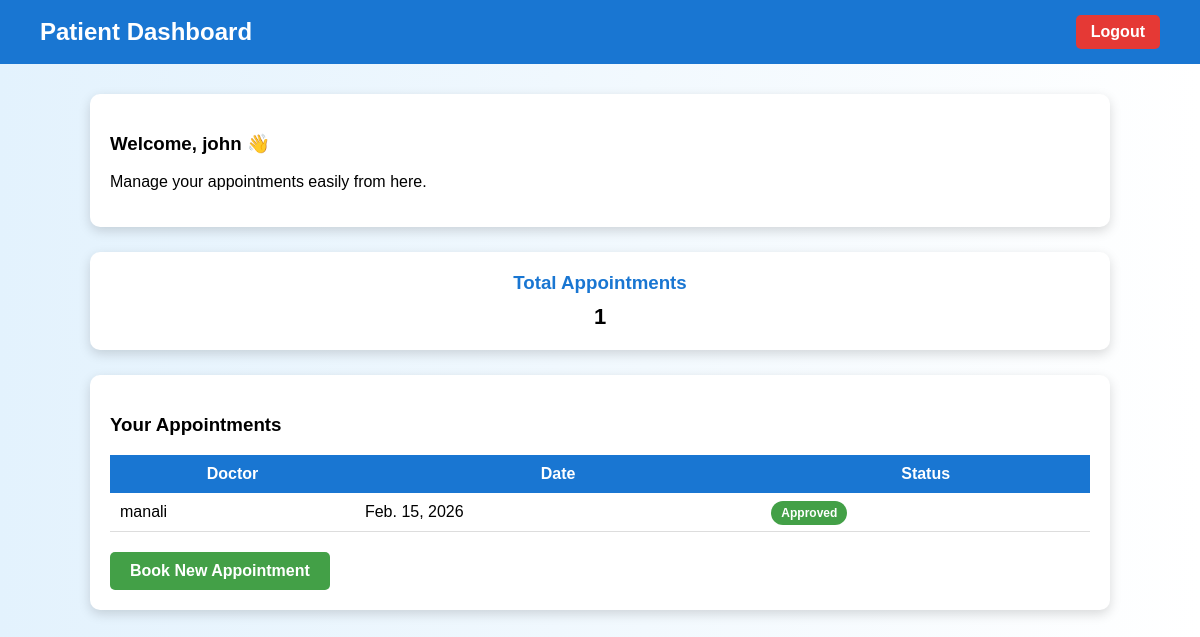
/dashboard/ (signed in), run on an earlier commit of the app's database.
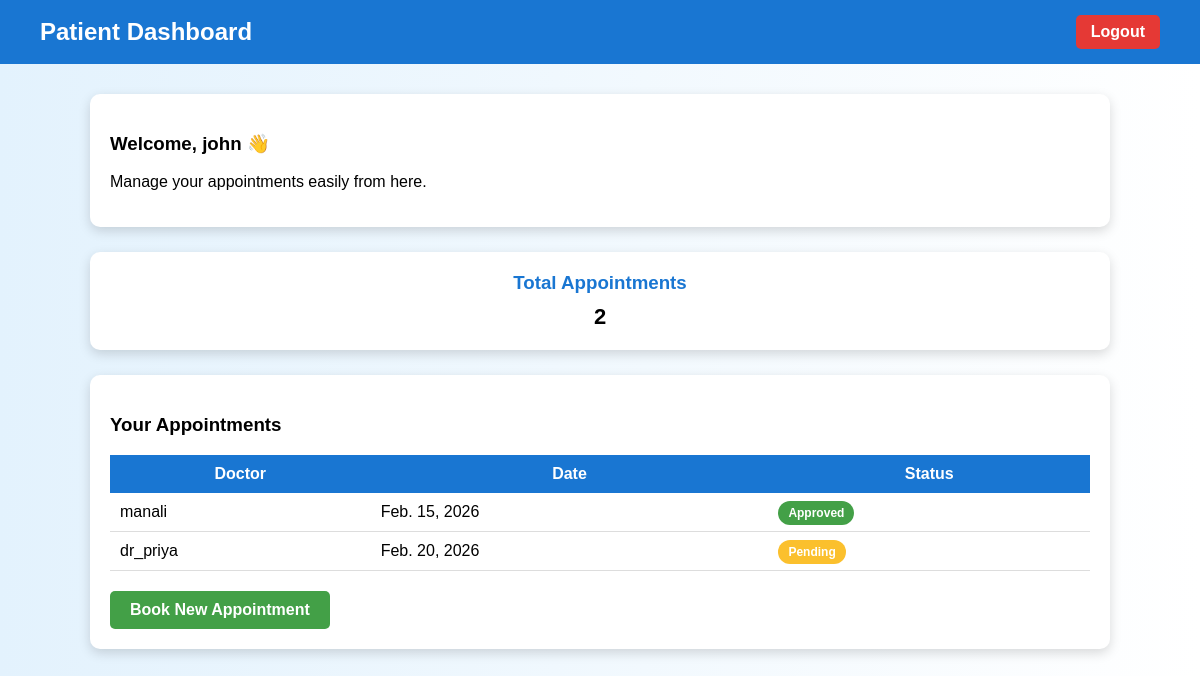
And on a later commit of the database.
### myapp/models.py (models this page shows, shortened)
class Appointment(models.Model):
    doctor = models.ForeignKey(Doctor, on_delete=models.CASCADE)
    patient = models.ForeignKey(Patient, on_delete=models.CASCADE)
    date = models.DateField()
    time = models.TimeField()
    status = models.CharField(
        max_length=20,
        choices=[
            ('Pending','Pending'),
            ('Approved','Approved'),
            ('Cancelled', 'Cancelled')
        ],
        default='Pending'
    )

class Doctor(models.Model):
    user = models.OneToOneField(User, on_delete=models.CASCADE)
    specialization = models.CharField(max_length=100)
    phone = models.CharField(max_length=15)

### myapp/views.py (the view)
# urls.py: path('dashboard/',dashboard,name="dashboard"),
def dashboard(request):
    if hasattr(request.user, 'doctor'):
        appointments = Appointment.objects.filter(doctor=request.user.doctor)
        return render(request, 'myapp/doctor_dashboard.html', {'appointments': appointments})
    elif hasattr(request.user, 'patient'):
        appointments = Appointment.objects.filter(patient=request.user.patient)
        return render(request, 'myapp/patient_dashboard.html', {'appointments': appointments})
    return redirect('login')

### templates/myapp/patient_dashboard.html (shortened to what this page needs)
<!DOCTYPE html>
<html lang="en">
<head>
</head>
<body>
    <div class="navbar">
        <h2>Patient Dashboard</h2>
        <a href="{% url 'logout' %}" class="logout-btn">Logout</a>
    </div>
    <div class="container">
        <div class="welcome-card">
            <h3>Welcome, {{ request.user.username }} 👋</h3>
            <p>Manage your appointments easily from here.</p>
        </div>
        <div class="stats">
            <div class="stat-card">
                <h3>Total Appointments</h3>
                <p>{{ appointments.count }}</p>
            </div>
        </div>
        <div class="appointments">
            <h3>Your Appointments</h3>
            {% if appointments %}
            <table>
                <tr>
                    <th>Doctor</th>
                    <th>Date</th>
                    <th>Status</th>
                </tr>
                {% for app in appointments %}
                <tr>
                    <td>{{ app.doctor.user.username }}</td>
                    <td>{{ app.date }}</td>
                    <td>
                        <span class="badge
                            {% if app.status == 'Pending' %}pending
                            {% elif app.status == 'Approved' %}approved
                            {% elif app.status == 'Rejected' %}rejected
                            {% elif app.status == 'Cancelled' %}cancelled
                            {% endif %}">
                            {{ app.status }}
                        </span>
                    </td>
                </tr>
                {% endfor %}
            </table>
            {% else %}
                <p class="no-data">No appointments booked yet.</p>
            {% endif %}
            <a href="{% url 'book' %}" class="book-btn">Book New Appointment</a>
        </div>
    </div>
</body>
</html>

What changed in the data, as far as the page shows it:
added Appointment: doctor.user.username "dr_priya", date "Feb. 20, 2026", status "Pending"
Also different on the page:
{{ appointments.count }}: "1" → "2"
